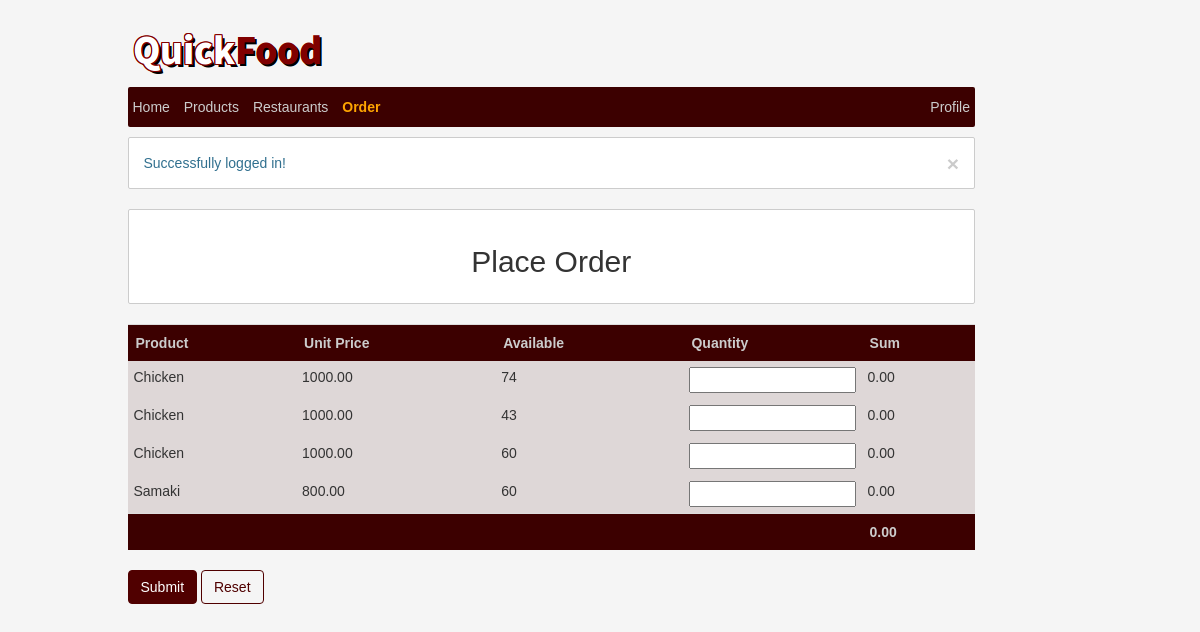
Page /order.php (signed in) on the committed database.
### tables this page shows
CREATE TABLE `stocks` (
  `id` int(10) UNSIGNED NOT NULL,
  `rest_id` int(11) NOT NULL,
  `product_id` int(11) NOT NULL,
  `quantity` int(11) NOT NULL DEFAULT '0',
  `sell_price` decimal(12,2) NOT NULL DEFAULT '0.00',
  `expiry` date NOT NULL,
  `created_at` timestamp NOT NULL DEFAULT CURRENT_TIMESTAMP ON UPDATE CURRENT_TIMESTAMP
);

CREATE TABLE `products` (
  `id` int(10) UNSIGNED NOT NULL,
  `name` varchar(255) DEFAULT NULL,
  `unit_price` decimal(12,2) NOT NULL DEFAULT '0.00'
);

### order.php (the view, shortened to what this page needs)
    <?php include "db.php" ?>
<!DOCTYPE html>
<html lang="en">
<head>
    <link href="css/bootstrap.css" rel="stylesheet">
    <link href="css/styles.css" rel="stylesheet">
</head>
<body>
<div class="container">
    <div class="row">
        <div class="col-md-offset-1 col-md-9">
            <?php include('header.php') ?>
            <?php include('message.php') ?>
            <div class="alert center">
                <h2>Place Order</h2>
            </div>
            <form method="post" action="">
                <table class="table table-order" style="background-color: rgba(60, 0, 0, 0.12)">
                    <tr style="background-color: #3c0000; color: #ccc">
                        <th> Product</th>
                        <th> Unit Price</th>
                        <th> Available</th>
                        <th> Quantity</th>
                        <th class="right"> Sum</th>
                    </tr>
                    <?php $stocks = mysqli_query($db, "SELECT * FROM stocks") ?>
                    <?php while ($stock = mysqli_fetch_object($stocks))  : ?>
                        <?php $product = mysqli_query($db, "SELECT * FROM products WHERE id=$stock->product_id")->fetch_object(); ?>
                        <tr>
                            <td><?php echo $product->name ?></td>
                            <td class="unit"><?php echo $product->unit_price ?></td>
                            <td><?php echo $stock->quantity ?></td>
                            <td><input type="number" class="quantities" name="quantities[]" min="1"
                                       max="<?php echo $stock->quantity ?>"
                                       style="width: 100%" value="<?php echo @$_SESSION[$product->id] ?>" autofocus>
                            </td>
                            <td class="sum right">0.00</td>
                        </tr>
                    <?php endwhile; ?>
                    <tr style="background-color: #3c0000; color: #ccc">
                        <th colspan="4"></th>
                        <th class="total_sum right">0.00</th>
                    </tr>
                </table>
                <input type="submit" class="btn btn-shine-fill order" name="order" value="Submit">
                <button type="reset" class="btn btn-shine">Reset</button>
            </form>
        </div>
    </div>
</body>
</html>

### header.php (shortened to what this page needs)
<a href="home.php"><img src="imgs/logo.png" class="logo"></a>
<ul class="list-inline">
    <li><a href="home.php">Home</a></li>
    <li><a href="products.php">Products</a></li>
    <li><a href="restaurants.php">Restaurants</a></li>
    <li><a href="order.php">Order</a></li>
    <li class="pull-right"><a href="profile.php">Profile</a></li>
</ul>

### message.php (shortened to what this page needs)
<?php if (isset($_SESSION['message'])) : ?>
    <div class="alert alert-info">
        <a href="#" class="close" data-dismiss="alert">&times;</a>
        <?php echo $_SESSION['message']; ?>
    </div>
<?php endif ?>

### css/styles.css (style rules this page uses)
html { height: 100%; }
body { background-color: #f5f5f5; font-family: Ubuntu, sans-serif; margin-top: 30px; }
a { color: #3c0000; }
.list-inline { background-color: #3c0000; padding: 10px 0; border-radius: 2px; margin-left: 0; }
.list-inline a { color: #ccc; }
.list-inline .active a { font-weight: bolder; color: orange; }
.alert { border-radius: 2px; background-color: #fff; border: 1px solid #ccc; }
.btn-shine { color: #500000; background-color: transparent; border-color: #500000; }
.btn-shine-fill { color: #fff; background-color: #500000; border-color: #500000; }
.center { text-align: center; }
.logo { margin-bottom: 10px; }
.table-order > tbody > tr > td { padding: 6px; border-top: none; }

### rows in the picture
stocks: product.name "Chicken", product.unit_price "1000.00", quantity "74"
stocks: product.name "Chicken", product.unit_price "1000.00", quantity "43"
stocks: product.name "Chicken", product.unit_price "1000.00", quantity "60"
stocks: product.name "Samaki", product.unit_price "800.00", quantity "60"

### other values in the picture
$_SESSION['message'] "Successfully logged in!"
